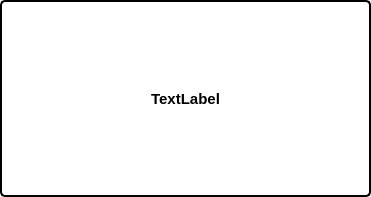
<?xml version="1.0" encoding="UTF-8"?>
<ui version="4.0">
 <class>callgraph_node</class>
 <widget class="QWidget" name="callgraph_node">
  <property name="geometry">
   <rect>
    <x>0</x>
    <y>0</y>
    <width>371</width>
    <height>197</height>
   </rect>
  </property>
  <property name="windowTitle">
   <string>Form</string>
  </property>
  <property name="autoFillBackground">
   <bool>false</bool>
  </property>
  <property name="styleSheet">
   <string notr="true">QWidget{
	background: white; 
}

#callgraph_node {
	border: 2px solid black;
	border-radius: 5px;
}

#callgraph_node[selected=&quot;true&quot;] {
	border-color: red;
}

#callgraph_node[expansion=&quot;true&quot;] {
	border-style: dashed;
}

#callgraph_node[adjacency=&quot;true&quot;]{
	border-color: lightgrey;
}

#label_text {
	font-weight: bold;
	font-size: 15px;
}</string>
  </property>
  <layout class="QVBoxLayout" name="verticalLayout">
   <item>
    <widget class="QLabel" name="label_text">
     <property name="text">
      <string>TextLabel</string>
     </property>
     <property name="textFormat">
      <enum>Qt::PlainText</enum>
     </property>
     <property name="alignment">
      <set>Qt::AlignCenter</set>
     </property>
    </widget>
   </item>
  </layout>
 </widget>
 <resources/>
 <connections/>
</ui>
